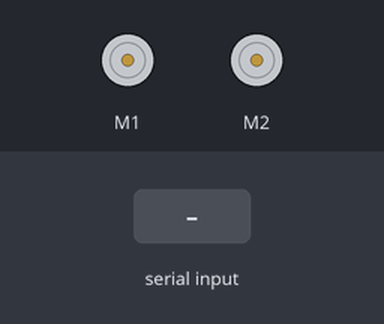
Simulated run of this sketch. Board: Arduino Uno, built with avr-gcc and run on an emulated ATmega328P. Parts: 2 × DC motor (green arrow = forward, orange = backward, longer = faster). The inputs (shaded band) are chosen by the test bench.

Above: at 1.2 s.
1.3 s: "F" received over Serial
At 2.5 s:
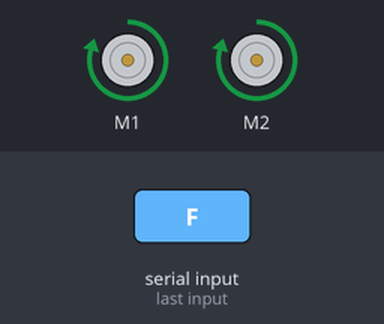
2.8 s: "B" received over Serial
At 3.9 s:
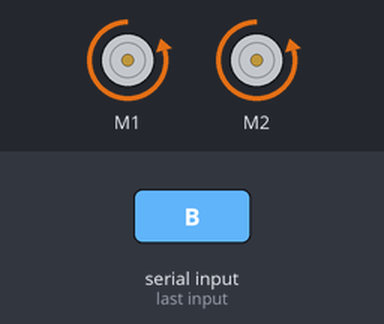
4.3 s: "S" received over Serial
At 5.0 s:
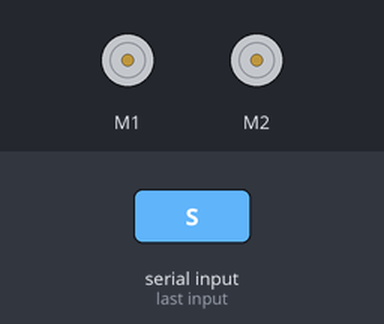
Timing chart, 0 to 7.3 s (numbered marks = the images above; inputs shaded):
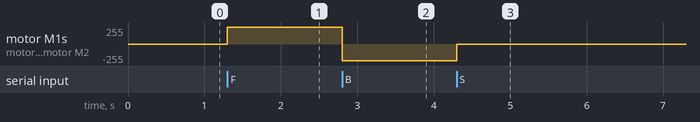

Measured:
- after the input at 1.3 s, motor M1, motor M2: stopped → forward 250/255 at once
- after the input at 2.8 s, motor M1, motor M2: forward 250/255 → backward 250/255 at once
- after the input at 4.3 s, motor M1, motor M2: backward 250/255 → stopped at once

The sketch:

motor_l293d_test.ino
```cpp
//// 11 5 6 3 of l293d


#include <AFMotor.h>

AF_DCMotor motor1(1); //////right Wheels
AF_DCMotor motor2(2);  ////// Left Wheels


void setup() {
  Serial.begin(9600);

  motor1.setSpeed(250);
  motor2.setSpeed(250);
  motor1.run(RELEASE);
  motor2.run(RELEASE);
}

void loop() {
  uint8_t i;
  int state = 0;

  if (Serial.available() > 0){
    state = Serial.read();
      }

  if (state == 'F'){
    forward();
    delay(20);
      }
  if (state == 'B') {
     motor1.run(BACKWARD);
     motor2.run(BACKWARD);
  }

  if (state == 'S'){
    motor1.run(RELEASE);
    motor2.run(RELEASE);
  }
 // motor2.run(FORWARD);
  //  delay(10);
 }

void forward(){
  motor1.run(FORWARD);
  motor2.run(FORWARD);
}
```
